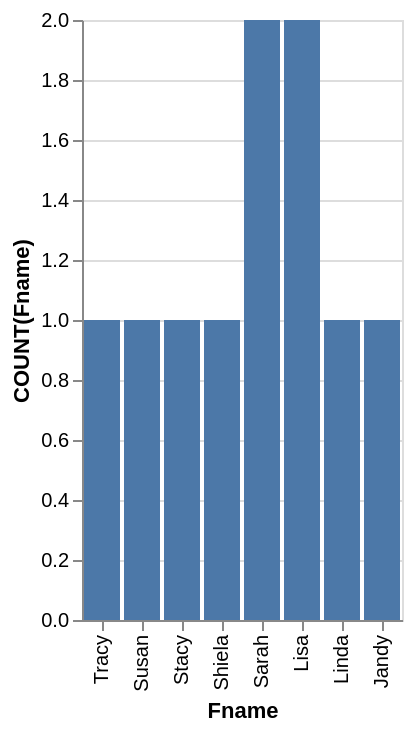

This figure's Vega-Lite source:
### Vega-Lite specification from a JSON file in a GitHub repository (floating-point values rounded to 4 significant figures)
{"data": {"values": [{"x_data": "Jandy", "y_data": 1}, {"x_data": "Linda", "y_data": 1}, {"x_data": "Lisa", "y_data": 2}, {"x_data": "Sarah", "y_data": 2}, {"x_data": "Shiela", "y_data": 1}, {"x_data": "Stacy", "y_data": 1}, {"x_data": "Susan", "y_data": 1}, {"x_data": "Tracy", "y_data": 1}]}, "mark": "bar", "encoding": {"x": {"field": "x_data", "type": "nominal", "title": "Fname", "sort": "descending"}, "y": {"field": "y_data", "type": "quantitative", "title": "COUNT(Fname)"}}}
